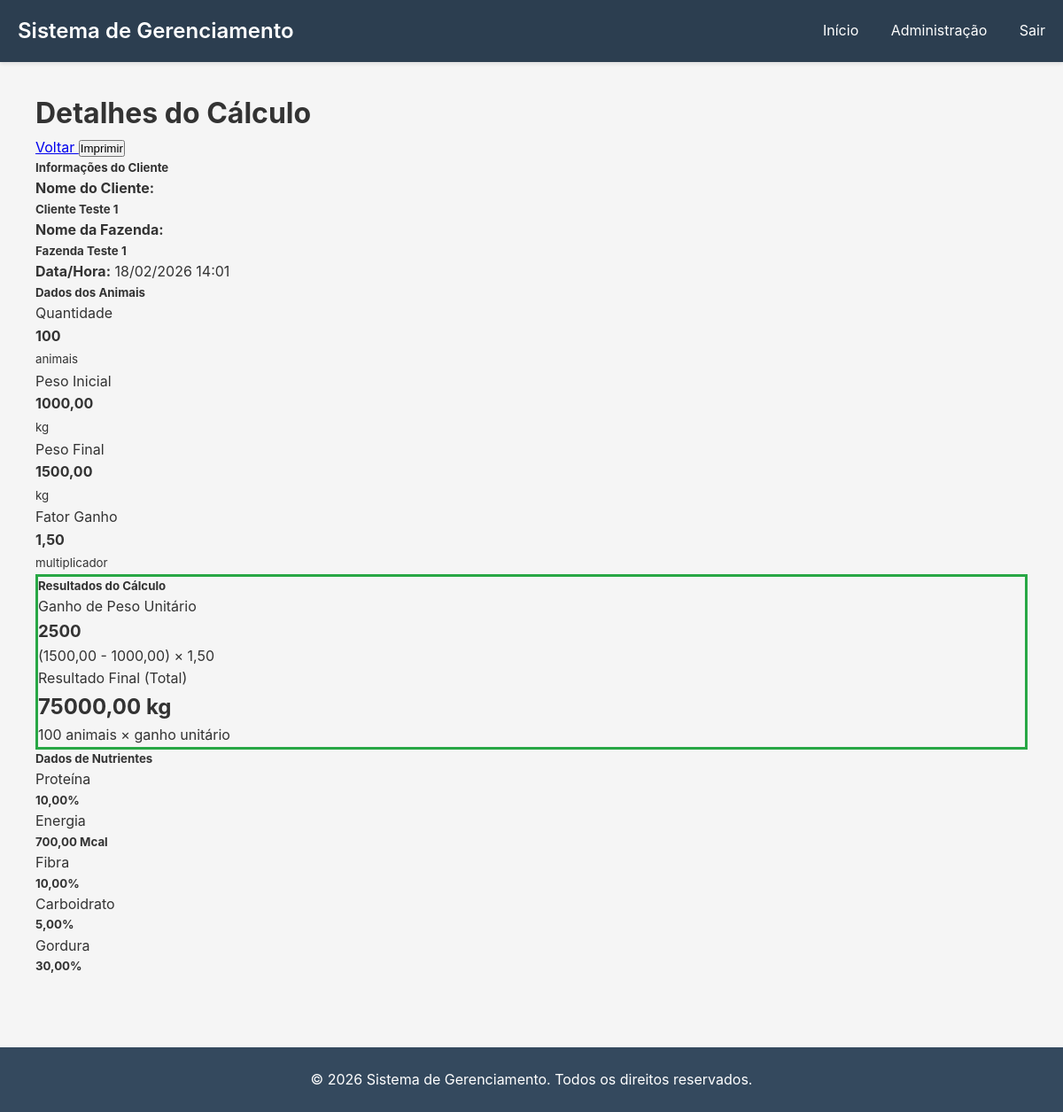
The app's page /calculadora/1/ (signed in) with its own data.
### calculadoras/models.py (models this page shows, shortened)
class Calculadora_Dieta_Ruminantes(models.Model):
    nome_cliente        = models.CharField(max_length=255)
    nome_fazenda        = models.CharField(max_length=255)
    data_criacao        = models.DateTimeField(default=timezone.now)
    quantidade_animais  = models.IntegerField()
    peso_inicial        = models.FloatField(help_text="Peso em kg")
    peso_final          = models.FloatField(help_text="Peso em kg")
    fator_ganho_peso    = models.FloatField(help_text="Multiplicador para ganho de peso")
    peso                = models.FloatField(null=True, blank=True)
    proteina            = models.FloatField(null=True, blank=True)
    energia             = models.FloatField(null=True, blank=True)
    fibra               = models.FloatField(null=True, blank=True)
    carboidrato         = models.FloatField(null=True, blank=True)
    gordura             = models.FloatField(null=True, blank=True)
    resultado_final     = models.FloatField(null=True, blank=True)
    class Meta:
        verbose_name = "Calculadora de Dieta para Ruminantes"
        verbose_name_plural = "Calculadoras de Dieta para Ruminantes"
        ordering = ['-data_criacao']
    def calcular_ganho_peso(self):
        if self.peso_inicial > 0:
            peso_unitario = (self.peso_final - self.peso_inicial) * self.fator_ganho_peso
            self.resultado_final = peso_unitario * self.quantidade_animais
            return self.resultado_final
        return None

### calculadoras/views.py (the view)
# urls.py: path('calculadora/<int:pk>/'            ,  CalculadoraDietaDetailView.as_view(),    name='calculadora_detail'),
class CalculadoraDietaDetailView(LoginRequiredMixin, DetailView):
    model = Calculadora_Dieta_Ruminantes
    template_name = 'calculadoras/calculadora_detail.html'
    context_object_name = 'calculadora'
    def get_context_data(self, **kwargs):
        context = super().get_context_data(**kwargs)
        calculadora = self.get_object()
        if calculadora.peso_inicial and calculadora.peso_final and calculadora.fator_ganho_peso:
            calculadora.calcular_ganho_peso()
        context['resultado_total'] = calculadora.resultado_final
        return context

### calculadoras/templates/calculadoras/calculadora_detail.html (shortened to what this page needs)
{% extends 'base.html' %}
{% load static %}
{% block content %}
<div class="container mt-5">
    <div class="row mb-4">
        <div class="col-md-8">
            <h1> Detalhes do Cálculo</h1>
        </div>
        <div class="col-md-4 text-end">
            <a href="{% url 'calculadora_list' %}" class="btn btn-secondary">
                 Voltar
            </a>
            <button onclick="window.print()" class="btn btn-info">
                 Imprimir
            </button>
        </div>
    </div>
    <div class="row">
        <div class="col-lg-8 mx-auto">
            <div class="card mb-4">
                <div class="card-header bg-primary text-white">
                    <h5 class="mb-0">Informações do Cliente</h5>
                </div>
                <div class="card-body">
                    <div class="row mb-3">
                        <div class="col-md-6">
                            <p><strong>Nome do Cliente:</strong></p>
                            <h5>{{ calculadora.nome_cliente }}</h5>
                        </div>
                        <div class="col-md-6">
                            <p><strong>Nome da Fazenda:</strong></p>
                            <h5>{{ calculadora.nome_fazenda }}</h5>
                        </div>
                    </div>
                    <p class="text-muted mb-0">
                        <strong>Data/Hora:</strong> {{ calculadora.data_criacao|date:"d/m/Y H:i" }}
                    </p>
                </div>
            </div>
            <div class="card mb-4">
                <div class="card-header bg-info text-white">
                    <h5 class="mb-0">Dados dos Animais</h5>
                </div>
                <div class="card-body">
                    <div class="row">
                        <div class="col-md-3 mb-3">
                            <div class="text-center">
                                <p class="text-muted mb-2">Quantidade</p>
                                <h4>{{ calculadora.quantidade_animais }}</h4>
                                <small class="text-muted">animais</small>
                            </div>
                        </div>
                        <div class="col-md-3 mb-3">
                            <div class="text-center">
                                <p class="text-muted mb-2">Peso Inicial</p>
                                <h4>{{ calculadora.peso_inicial|floatformat:2 }}</h4>
                                <small class="text-muted">kg</small>
                            </div>
                        </div>
                        <div class="col-md-3 mb-3">
                            <div class="text-center">
                                <p class="text-muted mb-2">Peso Final</p>
                                <h4>{{ calculadora.peso_final|floatformat:2 }}</h4>
                                <small class="text-muted">kg</small>
                            </div>
                        </div>
                        <div class="col-md-3 mb-3">
                            <div class="text-center">
                                <p class="text-muted mb-2">Fator Ganho</p>
                                <h4>{{ calculadora.fator_ganho_peso|floatformat:2 }}</h4>
                                <small class="text-muted">multiplicador</small>
                            </div>
                        </div>
                    </div>
                </div>
            </div>
            <div class="card mb-4" style="border: 3px solid #28a745;">
                <div class="card-header bg-success text-white">
                    <h5 class="mb-0"> Resultados do Cálculo</h5>
                </div>
                <div class="card-body">
                    <div class="row text-center">
                        <div class="col-md-6 mb-3 mb-md-0">
                            <p class="text-muted">Ganho de Peso Unitário</p>
                            <h3 class="text-success">
                                {{ calculadora.peso_final|add:calculadora.peso_inicial|floatformat:"-1" }}
                            </h3>
                            <p class="text-muted">
                                ({{ calculadora.peso_final|floatformat:2 }} - {{ calculadora.peso_inicial|floatformat:2 }}) × {{ calculadora.fator_ganho_peso|floatformat:2 }}
                            </p>
                        </div>
                        <div class="col-md-6">
                            <p class="text-muted">Resultado Final (Total)</p>
                            <h2 class="text-success" style="font-weight: bold;">
                                {{ resultado_total|floatformat:2 }} kg
                            </h2>
                            <p class="text-muted">
                                {{ quantidade_animais|default:calculadora.quantidade_animais }} animais × ganho unitário
                            </p>
                        </div>
                    </div>
                </div>
            </div>
            {% if calculadora.proteina or calculadora.energia or calculadora.fibra or calculadora.carboidrato or calculadora.gordura %}
            <div class="card mb-4">
                <div class="card-header bg-warning text-white">
                    <h5 class="mb-0">Dados de Nutrientes</h5>
                </div>
                <div class="card-body">
                    <div class="row">
                        {% if calculadora.proteina %}
                        <div class="col-md-4 mb-3">
                            <div class="text-center">
                                <p class="text-muted mb-2">Proteína</p>
                                <h5>{{ calculadora.proteina|floatformat:2 }}%</h5>
                            </div>
                        </div>
                        {% endif %}
                        {% if calculadora.energia %}
                        <div class="col-md-4 mb-3">
                            <div class="text-center">
                                <p class="text-muted mb-2">Energia</p>
                                <h5>{{ calculadora.energia|floatformat:2 }} Mcal</h5>
                            </div>
                        </div>
                        {% endif %}
                        {% if calculadora.fibra %}
                        <div class="col-md-4 mb-3">
                            <div class="text-center">
                                <p class="text-muted mb-2">Fibra</p>
                                <h5>{{ calculadora.fibra|floatformat:2 }}%</h5>
                            </div>
                        </div>
                        {% endif %}
                        {% if calculadora.carboidrato %}
                        <div class="col-md-4 mb-3">
                            <div class="text-center">
                                <p class="text-muted mb-2">Carboidrato</p>
                                <h5>{{ calculadora.carboidrato|floatformat:2 }}%</h5>
                            </div>
                        </div>
                        {% endif %}
                        {% if calculadora.gordura %}
                        <div class="col-md-4 mb-3">
                            <div class="text-center">
                                <p class="text-muted mb-2">Gordura</p>
                                <h5>{{ calculadora.gordura|floatformat:2 }}%</h5>
                            </div>
                        </div>
                        {% endif %}
                    </div>
                </div>
            </div>
            {% endif %}
        </div>
    </div>
</div>
{% endblock %}

### records on screen
Calculadora_Dieta_Ruminantes: nome_cliente "Cliente Teste 1", nome_fazenda "Fazenda Teste 1", data_criacao "18/02/2026 14:01", quantidade_animais "100", peso_inicial "1000,00", peso_final "1500,00", fator_ganho_peso "1,50", peso_final|add "2500", resultado_final "75000,00", proteina "10,00", energia "700,00", fibra "10,00", carboidrato "5,00", gordura "30,00"
